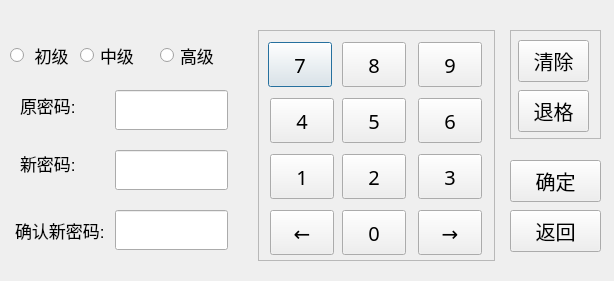
<?xml version="1.0" encoding="UTF-8"?>
<ui version="4.0">
 <class>DlgChangePassword</class>
 <widget class="QDialog" name="DlgChangePassword">
  <property name="geometry">
   <rect>
    <x>0</x>
    <y>0</y>
    <width>614</width>
    <height>281</height>
   </rect>
  </property>
  <property name="font">
   <font>
    <pointsize>13</pointsize>
   </font>
  </property>
  <property name="windowTitle">
   <string>Dialog</string>
  </property>
  <widget class="QLineEdit" name="lineEdit_newpassword">
   <property name="geometry">
    <rect>
     <x>115</x>
     <y>150</y>
     <width>113</width>
     <height>40</height>
    </rect>
   </property>
  </widget>
  <widget class="QLabel" name="label_3">
   <property name="geometry">
    <rect>
     <x>15</x>
     <y>210</y>
     <width>91</width>
     <height>41</height>
    </rect>
   </property>
   <property name="font">
    <font>
     <pointsize>13</pointsize>
    </font>
   </property>
   <property name="text">
    <string>确认新密码:</string>
   </property>
  </widget>
  <widget class="QLineEdit" name="lineEdit_oldpssword">
   <property name="geometry">
    <rect>
     <x>115</x>
     <y>90</y>
     <width>113</width>
     <height>40</height>
    </rect>
   </property>
  </widget>
  <widget class="QLineEdit" name="lineEdit_newpassword_2">
   <property name="geometry">
    <rect>
     <x>115</x>
     <y>210</y>
     <width>113</width>
     <height>40</height>
    </rect>
   </property>
  </widget>
  <widget class="QLabel" name="label">
   <property name="geometry">
    <rect>
     <x>20</x>
     <y>85</y>
     <width>56</width>
     <height>41</height>
    </rect>
   </property>
   <property name="font">
    <font>
     <pointsize>13</pointsize>
    </font>
   </property>
   <property name="text">
    <string>原密码:</string>
   </property>
  </widget>
  <widget class="QLabel" name="label_2">
   <property name="geometry">
    <rect>
     <x>20</x>
     <y>145</y>
     <width>56</width>
     <height>36</height>
    </rect>
   </property>
   <property name="font">
    <font>
     <pointsize>13</pointsize>
    </font>
   </property>
   <property name="text">
    <string>新密码:</string>
   </property>
  </widget>
  <widget class="QStackedWidget" name="stackedWidget_keytype">
   <property name="geometry">
    <rect>
     <x>10</x>
     <y>20</y>
     <width>231</width>
     <height>61</height>
    </rect>
   </property>
   <property name="currentIndex">
    <number>0</number>
   </property>
   <widget class="QWidget" name="page_user">
    <widget class="QRadioButton" name="radioButton_midkey">
     <property name="geometry">
      <rect>
       <x>70</x>
       <y>20</y>
       <width>71</width>
       <height>31</height>
      </rect>
     </property>
     <property name="text">
      <string>中级</string>
     </property>
    </widget>
    <widget class="QRadioButton" name="radioButton_lowkey">
     <property name="geometry">
      <rect>
       <x>0</x>
       <y>20</y>
       <width>71</width>
       <height>31</height>
      </rect>
     </property>
     <property name="text">
      <string> 初级</string>
     </property>
    </widget>
    <widget class="QRadioButton" name="radioButton_upkey">
     <property name="geometry">
      <rect>
       <x>150</x>
       <y>20</y>
       <width>71</width>
       <height>31</height>
      </rect>
     </property>
     <property name="text">
      <string>高级</string>
     </property>
    </widget>
   </widget>
   <widget class="QWidget" name="page_operator">
    <widget class="QRadioButton" name="radioButton_developkey">
     <property name="geometry">
      <rect>
       <x>130</x>
       <y>20</y>
       <width>81</width>
       <height>31</height>
      </rect>
     </property>
     <property name="text">
      <string>开发</string>
     </property>
    </widget>
    <widget class="QRadioButton" name="radioButton_debugkey">
     <property name="geometry">
      <rect>
       <x>10</x>
       <y>20</y>
       <width>81</width>
       <height>31</height>
      </rect>
     </property>
     <property name="text">
      <string>调试</string>
     </property>
    </widget>
   </widget>
  </widget>
  <widget class="QFrame" name="frame_1">
   <property name="geometry">
    <rect>
     <x>258</x>
     <y>30</y>
     <width>237</width>
     <height>231</height>
    </rect>
   </property>
   <property name="frameShape">
    <enum>QFrame::StyledPanel</enum>
   </property>
   <property name="frameShadow">
    <enum>QFrame::Raised</enum>
   </property>
   <widget class="QPushButton" name="btn_7">
    <property name="geometry">
     <rect>
      <x>10</x>
      <y>12</y>
      <width>64</width>
      <height>45</height>
     </rect>
    </property>
    <property name="font">
     <font>
      <family>Sans Serif</family>
      <pointsize>15</pointsize>
     </font>
    </property>
    <property name="text">
     <string>7</string>
    </property>
   </widget>
   <widget class="QPushButton" name="btn_8">
    <property name="geometry">
     <rect>
      <x>84</x>
      <y>12</y>
      <width>64</width>
      <height>45</height>
     </rect>
    </property>
    <property name="font">
     <font>
      <family>Sans Serif</family>
      <pointsize>15</pointsize>
     </font>
    </property>
    <property name="text">
     <string>8</string>
    </property>
   </widget>
   <widget class="QPushButton" name="btn_9">
    <property name="geometry">
     <rect>
      <x>160</x>
      <y>12</y>
      <width>64</width>
      <height>45</height>
     </rect>
    </property>
    <property name="font">
     <font>
      <family>Sans Serif</family>
      <pointsize>15</pointsize>
     </font>
    </property>
    <property name="text">
     <string>9</string>
    </property>
   </widget>
   <widget class="QPushButton" name="btn_6">
    <property name="geometry">
     <rect>
      <x>160</x>
      <y>68</y>
      <width>64</width>
      <height>45</height>
     </rect>
    </property>
    <property name="font">
     <font>
      <family>Sans Serif</family>
      <pointsize>15</pointsize>
     </font>
    </property>
    <property name="text">
     <string>6</string>
    </property>
   </widget>
   <widget class="QPushButton" name="btn_4">
    <property name="geometry">
     <rect>
      <x>12</x>
      <y>68</y>
      <width>64</width>
      <height>45</height>
     </rect>
    </property>
    <property name="font">
     <font>
      <family>Sans Serif</family>
      <pointsize>15</pointsize>
     </font>
    </property>
    <property name="text">
     <string>4</string>
    </property>
   </widget>
   <widget class="QPushButton" name="btn_5">
    <property name="geometry">
     <rect>
      <x>84</x>
      <y>68</y>
      <width>64</width>
      <height>45</height>
     </rect>
    </property>
    <property name="font">
     <font>
      <family>Sans Serif</family>
      <pointsize>15</pointsize>
     </font>
    </property>
    <property name="text">
     <string>5</string>
    </property>
   </widget>
   <widget class="QPushButton" name="btn_3">
    <property name="geometry">
     <rect>
      <x>160</x>
      <y>124</y>
      <width>64</width>
      <height>45</height>
     </rect>
    </property>
    <property name="font">
     <font>
      <family>Sans Serif</family>
      <pointsize>15</pointsize>
     </font>
    </property>
    <property name="text">
     <string>3</string>
    </property>
   </widget>
   <widget class="QPushButton" name="btn_2">
    <property name="geometry">
     <rect>
      <x>84</x>
      <y>124</y>
      <width>64</width>
      <height>45</height>
     </rect>
    </property>
    <property name="font">
     <font>
      <family>Sans Serif</family>
      <pointsize>15</pointsize>
     </font>
    </property>
    <property name="text">
     <string>2</string>
    </property>
   </widget>
   <widget class="QPushButton" name="btn_1">
    <property name="geometry">
     <rect>
      <x>12</x>
      <y>124</y>
      <width>64</width>
      <height>45</height>
     </rect>
    </property>
    <property name="font">
     <font>
      <family>Sans Serif</family>
      <pointsize>15</pointsize>
     </font>
    </property>
    <property name="text">
     <string>1</string>
    </property>
   </widget>
   <widget class="QPushButton" name="btn_right">
    <property name="geometry">
     <rect>
      <x>160</x>
      <y>180</y>
      <width>64</width>
      <height>45</height>
     </rect>
    </property>
    <property name="font">
     <font>
      <family>Sans Serif</family>
      <pointsize>15</pointsize>
     </font>
    </property>
    <property name="text">
     <string>→</string>
    </property>
   </widget>
   <widget class="QPushButton" name="btn_left">
    <property name="geometry">
     <rect>
      <x>12</x>
      <y>180</y>
      <width>64</width>
      <height>45</height>
     </rect>
    </property>
    <property name="font">
     <font>
      <family>Sans Serif</family>
      <pointsize>15</pointsize>
     </font>
    </property>
    <property name="text">
     <string>←</string>
    </property>
   </widget>
   <widget class="QPushButton" name="btn_0">
    <property name="geometry">
     <rect>
      <x>84</x>
      <y>180</y>
      <width>64</width>
      <height>45</height>
     </rect>
    </property>
    <property name="font">
     <font>
      <family>Sans Serif</family>
      <pointsize>15</pointsize>
     </font>
    </property>
    <property name="text">
     <string>0</string>
    </property>
   </widget>
  </widget>
  <widget class="QFrame" name="frame_2">
   <property name="geometry">
    <rect>
     <x>510</x>
     <y>30</y>
     <width>91</width>
     <height>109</height>
    </rect>
   </property>
   <property name="frameShape">
    <enum>QFrame::StyledPanel</enum>
   </property>
   <property name="frameShadow">
    <enum>QFrame::Raised</enum>
   </property>
   <widget class="QPushButton" name="btn_clear">
    <property name="geometry">
     <rect>
      <x>8</x>
      <y>10</y>
      <width>71</width>
      <height>42</height>
     </rect>
    </property>
    <property name="font">
     <font>
      <family>AR PL UKai TW</family>
      <pointsize>15</pointsize>
     </font>
    </property>
    <property name="text">
     <string>清除</string>
    </property>
   </widget>
   <widget class="QPushButton" name="btn_backspace">
    <property name="geometry">
     <rect>
      <x>8</x>
      <y>60</y>
      <width>71</width>
      <height>42</height>
     </rect>
    </property>
    <property name="font">
     <font>
      <family>AR PL UKai TW</family>
      <pointsize>15</pointsize>
     </font>
    </property>
    <property name="text">
     <string>退格</string>
    </property>
   </widget>
  </widget>
  <widget class="QPushButton" name="btn_ok">
   <property name="geometry">
    <rect>
     <x>510</x>
     <y>160</y>
     <width>91</width>
     <height>42</height>
    </rect>
   </property>
   <property name="font">
    <font>
     <family>AR PL UKai TW</family>
     <pointsize>15</pointsize>
    </font>
   </property>
   <property name="text">
    <string>确定</string>
   </property>
  </widget>
  <widget class="QPushButton" name="btn_back">
   <property name="geometry">
    <rect>
     <x>510</x>
     <y>210</y>
     <width>91</width>
     <height>42</height>
    </rect>
   </property>
   <property name="font">
    <font>
     <family>AR PL UKai TW</family>
     <pointsize>15</pointsize>
    </font>
   </property>
   <property name="text">
    <string>返回</string>
   </property>
  </widget>
 </widget>
 <resources/>
 <connections/>
</ui>
